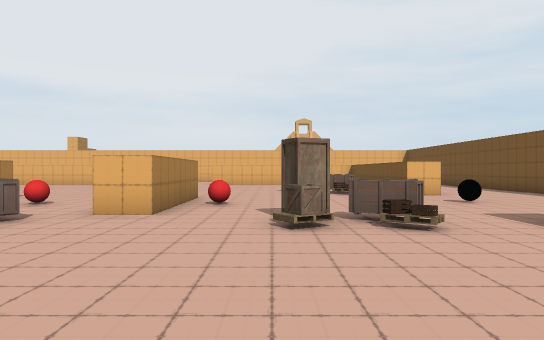
view 1 (above)

24 first-person views from a walk through a Unity game level. The camera is 1.5 m above the floor, looks level and sees 70° across. The floor is counted in squares, 2 m on a side. Each view is taken from the middle of a square. On the plan, view 1 faces up. The plan holds only what a view shows up to about 12 squares ahead; the rest is blank. The place goes on beyond the plan. The player character is not drawn. Some animated figures are left out.

view 2
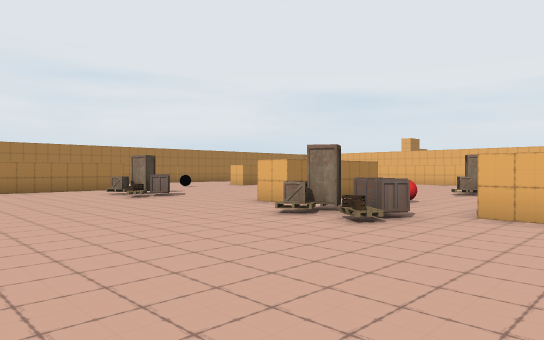

view 3
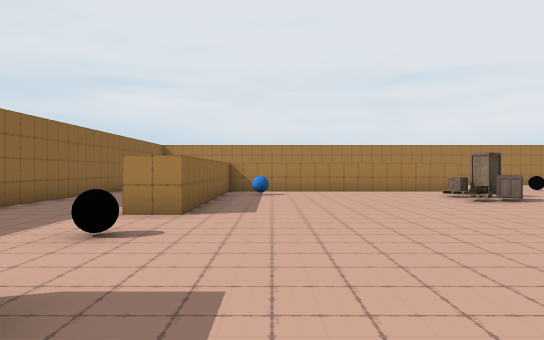

view 4
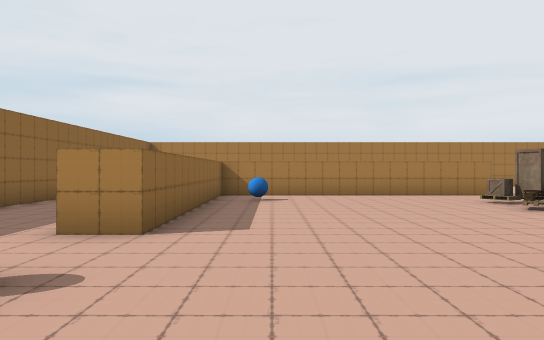

view 5
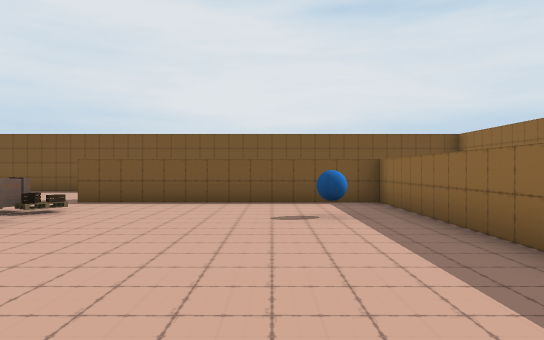

view 6
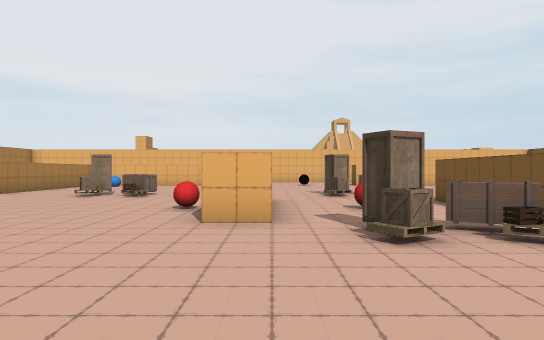

view 7
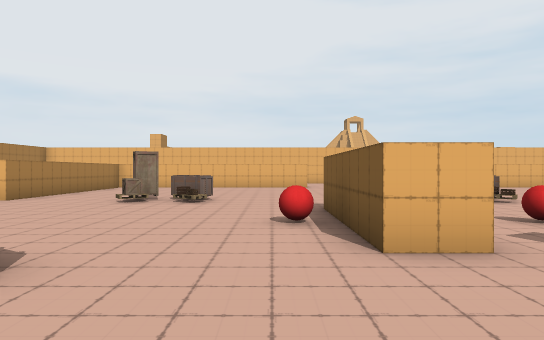

view 8
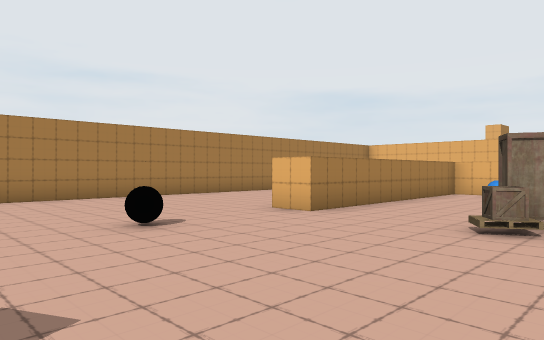

view 9
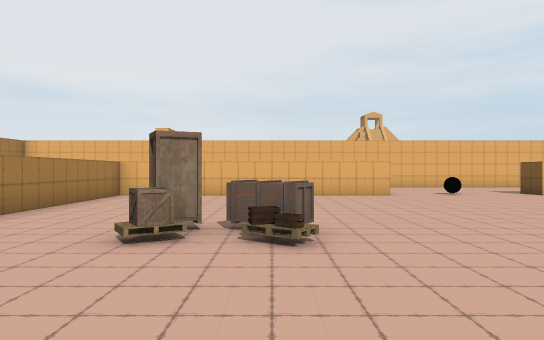

view 10
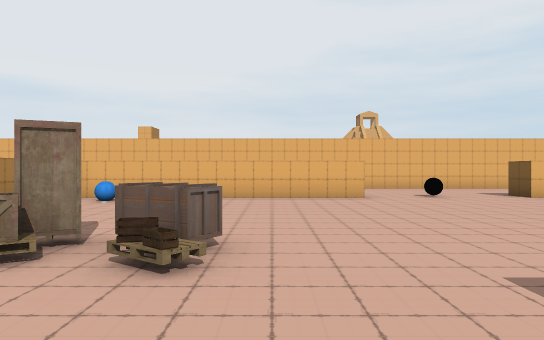

view 11
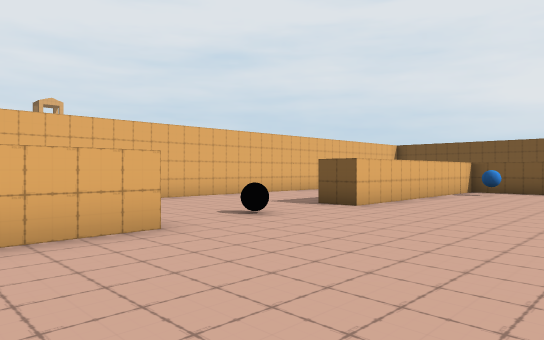

view 12
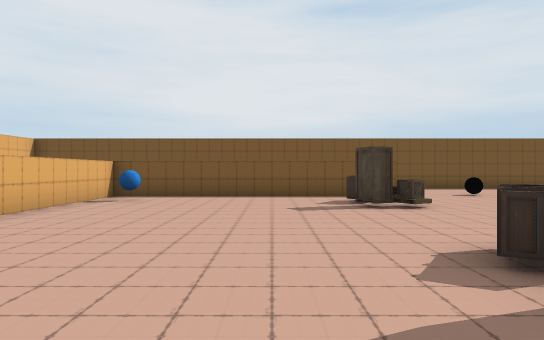

view 13
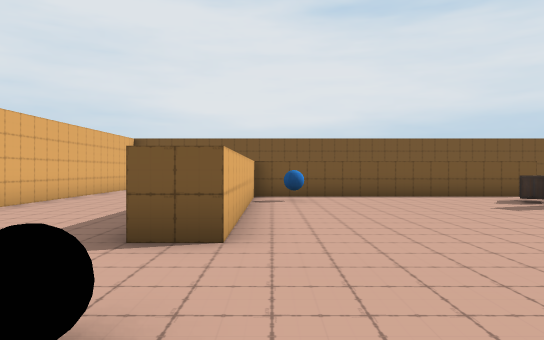

view 14
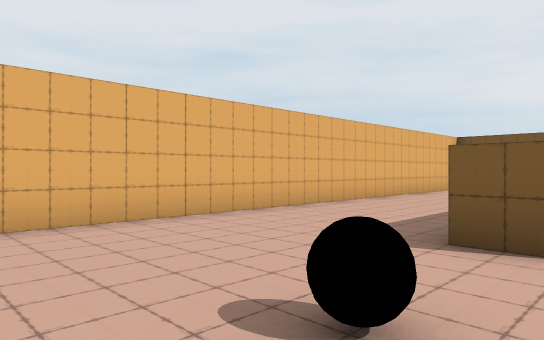

view 15
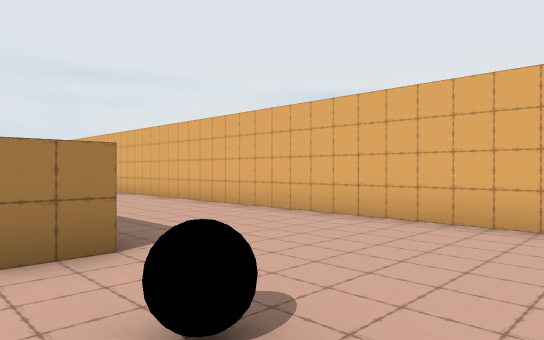

view 16
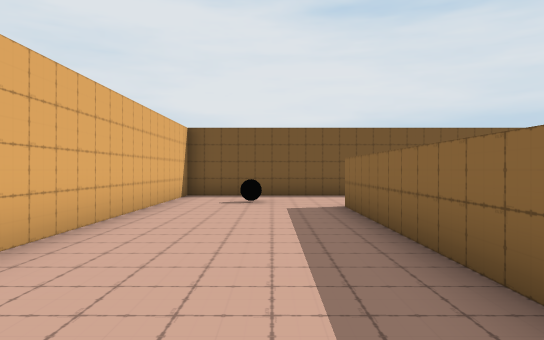

view 17
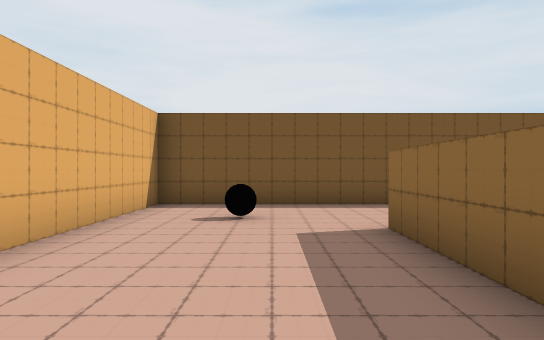

view 18
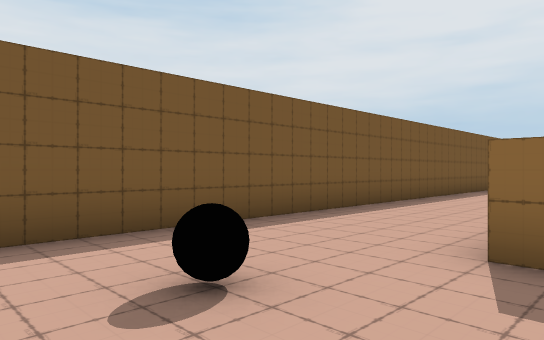

view 19
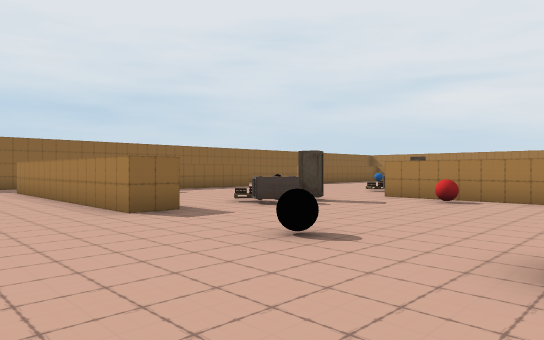

view 20
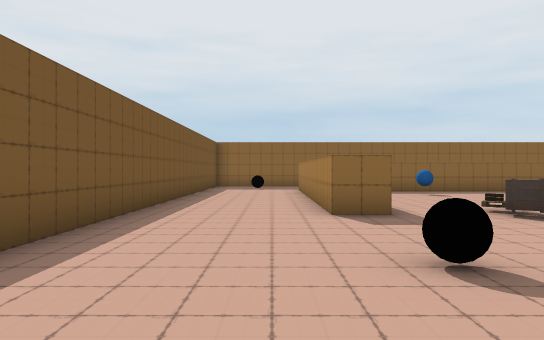

view 21
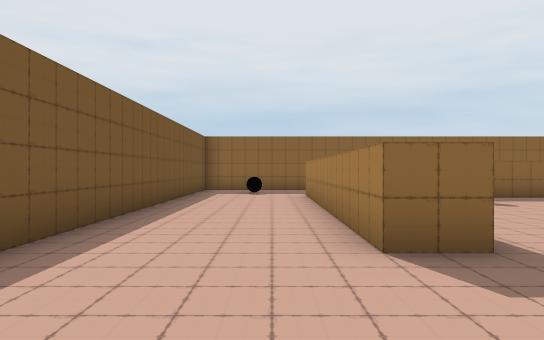

view 22
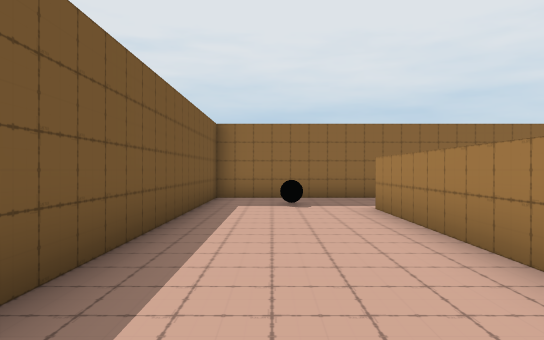

view 23
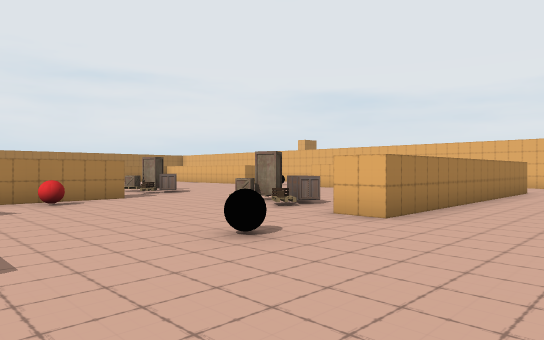

view 24
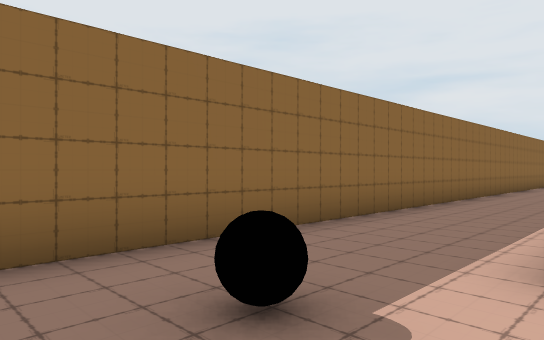

### Floor plan
Points are (right, up) in squares from view 1. A wall is a line through its corners. A room is listed if a view was taken in it or the views show most of it. See-through windows are left out.
Room 1 (views 1, 2, 3, 4, 5, 6, 7, 8, 9, 10, 11, 12, 13, 14, 15, 16, 17, 18, 19, 20, 21, 22, 23, 24)
walls: (-7, 10.5) (-7, 6.5) (-8, 6.5) (-8, 10.5); (-2, 10.5) (-2, 6.5) (-3, 6.5) (-3, 10.5); (-15.5, 6.5) (-15.5, -1.5) (-8.5, -1.5) (-8.5, -2.5); (-7.5, 20.5) (-7.5, 19.5) (-15.5, 19.5) (-15.5, 12.5) (-16.5, 12.5); (-0.9, 20.5) (5, 20.5); (-1.5, -1.5) (4, -1.5) (4, 5.5) (5, 5.5) (5, -2.5); (8.5, 11.5) (8.5, 24.5) (-15.5, 24.5); (5, 19.9) (5, 11.5) (4, 11.5) (4, 19.5) (-3, 19.5) (-3, 20.5); (-5.5, -5.5) (8.5, -5.5) (8.5, 8.5); (-21.5, 13.5) (-21.5, 8.8); (-14, -5.5) (-9.8, -5.5)
objects: other object (-16, 9); other object (-14, 0); other object (-14, 18); other object (-13, 5); other object (-13, 6); other object (-12, 6) to (-11, 6); other object (-12, 12); other object (-12, 13); other object (-11, 5); other object (-11, 12); other object (-11, 13); other object (-9, 9); other object (-6, -2); other object (-6, 5); other object (-6, 6); other object (-5, 6) to (-4, 6); other object (-5, 9); other object (-5, 12); other object (-5, 13); other object (-5, 20); other object (-4, 5); other object (-4, 12); other object (-4, 13); other object (-1, 9); other object (0, 5); other object (0, 6); other object (1, 0); other object (1, 6) to (2, 6); other object (1, 12); other object (1, 13); other object (2, 5); other object (2, 12); other object (2, 13); other object (2, 18); other object (5, 9); other object (6, 22); other object (7, -4)

Where each view was taken, in squares from view 1:
view 1: 0 up, 0 right, facing up
view 2: 0 up, 1 left, facing up-left
view 3: 0 up, 2 left, facing left
view 4: 0 up, 4 left, facing left
view 5: 1 up, 5 left, facing right
view 6: 1 up, 7 left, facing up
view 7: 3 up, 9 left, facing up
view 8: 7 up, 11 left, facing up-left
view 9: 8 up, 11 left, facing up
view 10: 9 up, 10 left, facing up
view 11: 15 up, 10 left, facing up-right
view 12: 15 up, 7 left, facing right
view 13: 19 up, 7 left, facing right
view 14: 19 up, 7 left, facing up-right
view 15: 19 up, 4 left, facing up-left
view 16: 22 up, 3 left, facing right
view 17: 22 up, 0 right, facing right
view 18: 24 up, 4 right, facing down-right
view 19: 12 up, 8 right, facing down-left
view 20: 12 up, 6 right, facing down
view 21: 9 up, 6 right, facing down
view 22: 5 up, 7 right, facing down
view 23: 6 up, 8 right, facing up-left
view 24: 2 down, 8 right, facing down-left
